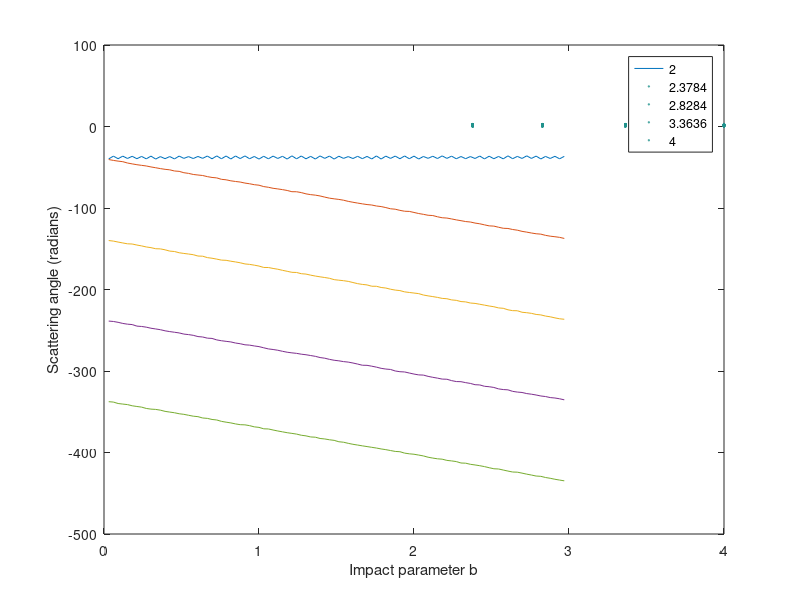

This figure's MATLAB source:
close all
clear all

E_range = [2 4]; 

E_vals = logspace(log10(E_range(1)), log10(E_range(2)), 5);

% potential parameters
sigma = 1;
eps = 1;

b_points = 100;
bvals = linspace(0, sigma*3, b_points);
bvals = bvals(2:end-1);

for E=E_vals
    theta = zeros(1, b_points-2);
    
    for i=1:length(bvals)
       theta(i) = scatter(E, bvals(i), sigma, eps); 
    end
   
    plot(bvals, theta)
    hold on
end

legend(num2str(E_vals(1)), num2str(E_vals(2)),num2str(E_vals(3)),num2str(E_vals(4)),num2str(E_vals(5)))
xlabel('Impact parameter b')
ylabel('Scattering angle (radians)')